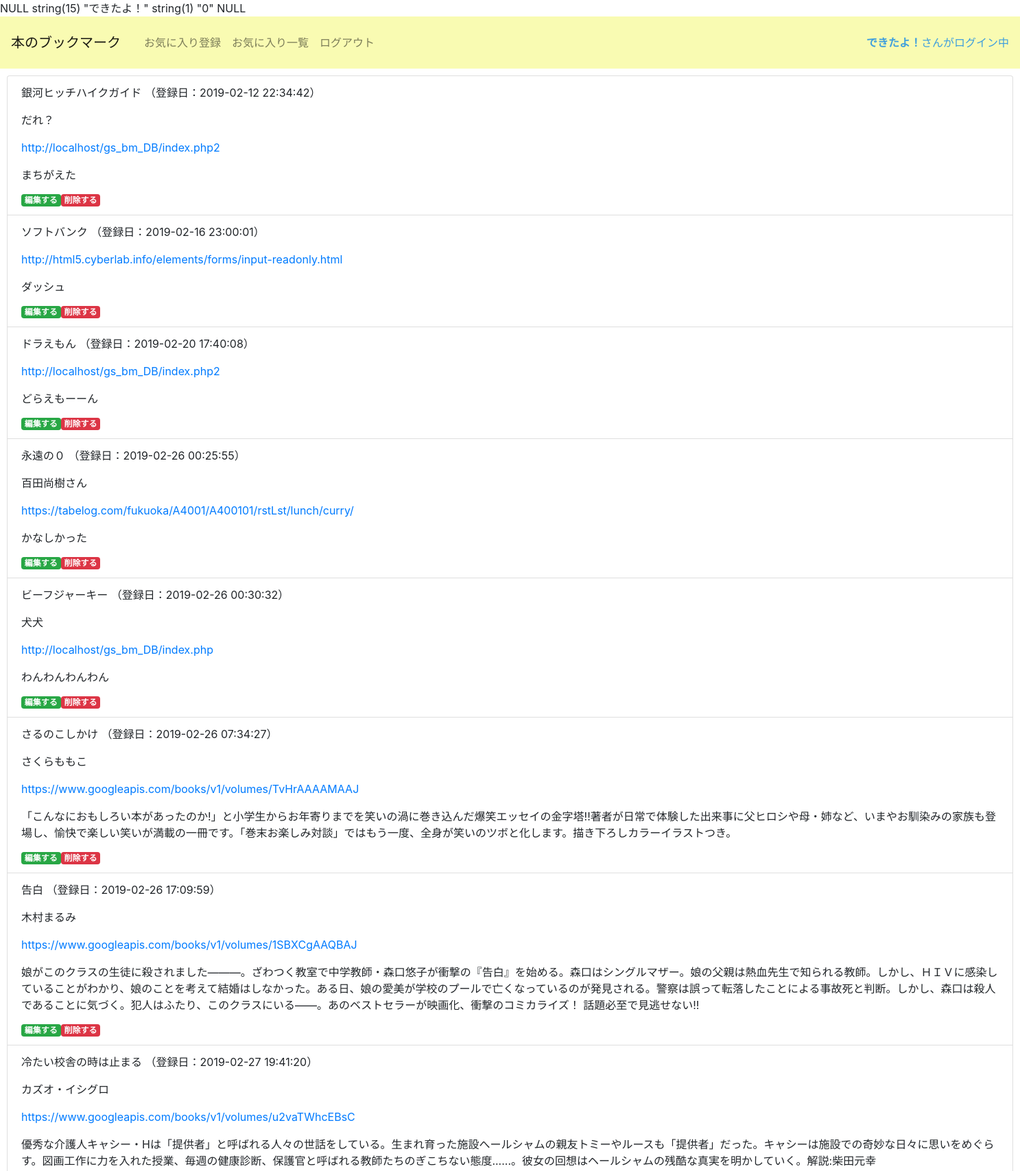
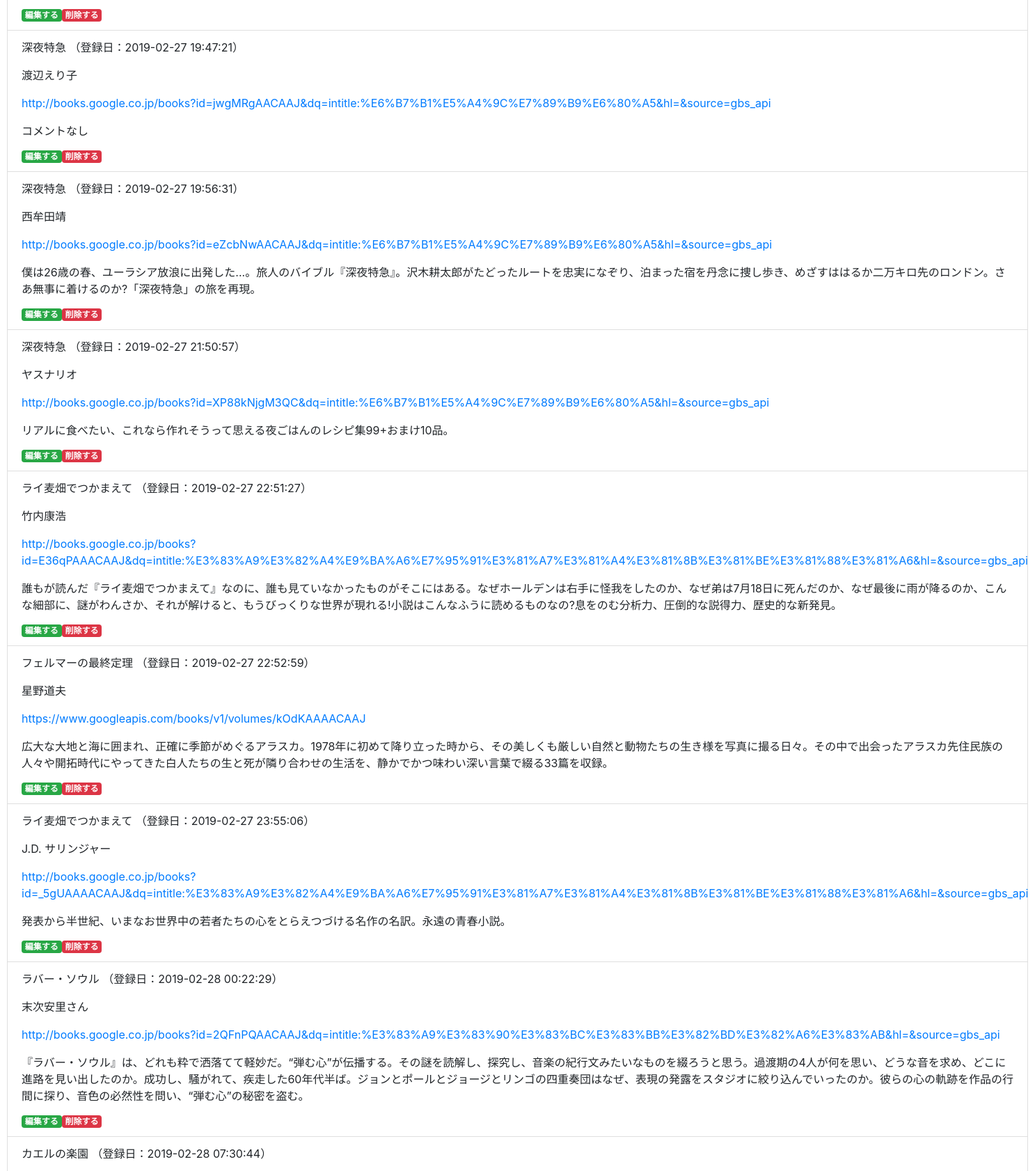
Page /select.php (signed in, upper part) on the committed database (2 pictures, top to bottom).
### tables this page shows
CREATE TABLE `gs_bm_table` (
  `id` int(12) NOT NULL,
  `title` varchar(64) NOT NULL,
  `author` varchar(128) NOT NULL,
  `url` text NOT NULL,
  `comment` text,
  `indate` datetime NOT NULL
);

### select.php (the view, shortened to what this page needs)
<?php
include('functions.php');
$menu = menu();
$menuLogin = menuLogin();
if($_SESSION['kanri_flg']==1){
    $menuSwitch = $menu.$menuLogin.'<li class="nav-item"><a class="nav-link" href="bm_logout.php">ログアウト</a></li>';
}else{
    $menuSwitch = $menu.'<li class="nav-item"><a class="nav-link" href="bm_logout.php">ログアウト</a></li>';
};
$pdo = db_conn();
var_dump($_SESSION['indate']);
var_dump($_SESSION['name']);
var_dump($_SESSION['kanri_flg']);
var_dump($_SESSION['lid']);
$_name = $_SESSION['name'];
$sql = ' SELECT * FROM gs_bm_table';
$stmt = $pdo->prepare($sql);
$status = $stmt->execute();
$view='';
if ($status==false) {
    $error = $stmt->errorInfo();
    exit('sqlError:'.$error[2]);
} else {
    while ($result = $stmt->fetch(PDO::FETCH_ASSOC)) {
        $view .= '<li class="list-group-item">';
        $view .= '<p>'.$result['title'].' （登録日：'.$result['indate'].'）</p>';
        $view .= '<p>'.$result['author'].'</p>';
        $view .= '<p><a href="'.$result['url'].'">'.$result['url'].'</a></p>';
        $view .= '<p>'.$result['comment'].'</p>';
        $view .= '<a href="detail.php?id='.$result['id'].'" class="badge badge-success">編集する</a>';
        $view .= '<a href="delete.php?id='.$result['id'].'" class="badge badge-danger">削除する</a>';
        $view .= '</li>';
    }
}
?>
<!DOCTYPE html>
<html lang="ja">
<head>
    <link rel="stylesheet" href="https://stackpath.bootstrapcdn.com/bootstrap/4.2.1/css/bootstrap.min.css">
    <link rel="stylesheet" href="css/style.css">
</head>
<body>
    <header>
        <nav class="navbar navbar-expand-lg navbar-light bg-light bg_yellow">
            <a class="navbar-brand" href="#">本のブックマーク</a>
            <div class="collapse navbar-collapse" id="navbarNav">
                <ul class="navbar-nav">
                    <?=$menuSwitch?>
                </ul>
            </div>
            <p class="lginStatus"><span><?=$_name?></span>さんがログイン中</p>
        </nav>
    </header>
    <div>
        <ul class="list-group">
            <?=$view?>
        </ul>
    </div>
</body>
</html>

### css/style.css (style rules this page uses)
div { padding: 10px; font-size: 16px; }
header nav.bg_yellow { background-color: #F9FBB2 !important; }
p.lginStatus { color: rgb(62, 158, 221); margin: auto; }
span { font-weight: bold; }

### rows in the picture
gs_bm_table: title "銀河ヒッチハイクガイド", indate "2019-02-12 22:34:42", author "だれ？", url "http://localhost/gs_bm_DB/index.php2", comment "まちがえた"
gs_bm_table: title "ソフトバンク", indate "2019-02-16 23:00:01", url "http://html5.cyberlab.info/elements/forms/input-readonly.html", comment "ダッシュ"
gs_bm_table: title "ドラえもん", indate "2019-02-20 17:40:08", url "http://localhost/gs_bm_DB/index.php2", comment "どらえもーーん"
gs_bm_table: title "永遠の０", indate "2019-02-26 00:25:55", author "百田尚樹さん", url "https://tabelog.com/fukuoka/A4001/A400101/rstLst/lunch/curry/", comment "かなしかった"
gs_bm_table: title "ビーフジャーキー", indate "2019-02-26 00:30:32", author "犬犬", url "http://localhost/gs_bm_DB/index.php", comment "わんわんわんわん"
gs_bm_table: title "さるのこしかけ", indate "2019-02-26 07:34:27", author "さくらももこ", url "https://www.googleapis.com/books/v1/volumes/TvHrAAAAMAAJ", comment "「こんなにおもしろい本があったのか!」と小学生からお年寄りまでを笑いの渦に巻き込んだ爆笑エッセイの金字塔!!著者が日常で体験した出来事に父ヒロシや母・姉など、いまやお馴染みの家族も登場し、愉快で楽しい笑いが満載の一冊です。「巻末お楽しみ対談」ではもう一度、全身が笑いのツボと化します。描き下ろしカラーイラストつき。"
gs_bm_table: title "告白", indate "2019-02-26 17:09:59", author "木村まるみ", url "https://www.googleapis.com/books/v1/volumes/1SBXCgAAQBAJ", comment "娘がこのクラスの生徒に殺されました———。ざわつく教室で中学教師・森口悠子が衝撃の『告白』を始める。森口はシングルマザー。娘の父親は熱血先生で知られる教師。しかし、ＨＩＶに感染していることがわかり、娘のことを考えて結婚はしなかった。ある日、娘の愛美が学校のプールで亡くなっているのが発見される。警察は誤って転落したことによる事故死と判断。しかし、森口は殺人であることに気づく。犯人はふたり、このクラスにいる——。あのベストセラーが映画化、衝撃のコミカライズ！ 話題必至で見逃せない!!"
gs_bm_table: title "冷たい校舎の時は止まる", indate "2019-02-27 19:41:20", author "カズオ・イシグロ", url "https://www.googleapis.com/books/v1/volumes/u2vaTWhcEBsC", comment "優秀な介護人キャシー・Hは「提供者」と呼ばれる人々の世話をしている。生まれ育った施設へールシャムの親友トミーやルースも「提供者」だった。キャシーは施設での奇妙な日々に思いをめぐらす。図画工作に力を入れた授業、毎週の健康診断、保護官と呼ばれる教師たちのぎこちない態度......。彼女の回想はヘールシャムの残酷な真実を明かしていく。解説:柴田元幸"
gs_bm_table: title "深夜特急", indate "2019-02-27 19:47:21", author "渡辺えり子", url "http://books.google.co.jp/books?id=jwgMRgAACAAJ&dq=intitle:%E6%B7%B1%E5%A4%9C%E7%89%B9%E6%80%A5&hl=&source=gbs_api", comment "コメントなし"
gs_bm_table: title "深夜特急", indate "2019-02-27 19:56:31", author "西牟田靖", url "http://books.google.co.jp/books?id=eZcbNwAACAAJ&dq=intitle:%E6%B7%B1%E5%A4%9C%E7%89%B9%E6%80%A5&hl=&source=gbs_api", comment "僕は26歳の春、ユーラシア放浪に出発した...。旅人のバイブル『深夜特急』。沢木耕太郎がたどったルートを忠実になぞり、泊まった宿を丹念に捜し歩き、めざすははるか二万キロ先のロンドン。さあ無事に着けるのか?「深夜特急」の旅を再現。"
gs_bm_table: title "深夜特急", indate "2019-02-27 21:50:57", author "ヤスナリオ", url "http://books.google.co.jp/books?id=XP88kNjgM3QC&dq=intitle:%E6%B7%B1%E5%A4%9C%E7%89%B9%E6%80%A5&hl=&source=gbs_api", comment "リアルに食べたい、これなら作れそうって思える夜ごはんのレシピ集99+おまけ10品。"
gs_bm_table: title "ライ麦畑でつかまえて", indate "2019-02-27 22:51:27", author "竹内康浩", url "http://books.google.co.jp/books?id=E36qPAAACAAJ&dq=intitle:%E3%83%A9%E3%82%A4%E9%BA%A6%E7%95%91%E3%81%A7%E3%81%A4%E3%81%8B%E3%81%BE%E3%81%88%E3%81%A6&hl=&source=gbs_api", comment "誰もが読んだ『ライ麦畑でつかまえて』なのに、誰も見ていなかったものがそこにはある。なぜホールデンは右手に怪我をしたのか、なぜ弟は7月18日に死んだのか、なぜ最後に雨が降るのか、こんな細部に、謎がわんさか、それが解けると、もうびっくりな世界が現れる!小説はこんなふうに読めるものなの?息をのむ分析力、圧倒的な説得力、歴史的な新発見。"
gs_bm_table: title "フェルマーの最終定理", indate "2019-02-27 22:52:59", author "星野道夫", url "https://www.googleapis.com/books/v1/volumes/kOdKAAAACAAJ", comment "広大な大地と海に囲まれ、正確に季節がめぐるアラスカ。1978年に初めて降り立った時から、その美しくも厳しい自然と動物たちの生き様を写真に撮る日々。その中で出会ったアラスカ先住民族の人々や開拓時代にやってきた白人たちの生と死が隣り合わせの生活を、静かでかつ味わい深い言葉で綴る33篇を収録。"
gs_bm_table: title "ライ麦畑でつかまえて", indate "2019-02-27 23:55:06", author "J.D. サリンジャー", url "http://books.google.co.jp/books?id=_5gUAAAACAAJ&dq=intitle:%E3%83%A9%E3%82%A4%E9%BA%A6%E7%95%91%E3%81%A7%E3%81%A4%E3%81%8B%E3%81%BE%E3%81%88%E3%81%A6&hl=&source=gbs_api", comment "発表から半世紀、いまなお世界中の若者たちの心をとらえつづける名作の名訳。永遠の青春小説。"
gs_bm_table: title "ラバー・ソウル", indate "2019-02-28 00:22:29", author "末次安里さん", url "http://books.google.co.jp/books?id=2QFnPQAACAAJ&dq=intitle:%E3%83%A9%E3%83%90%E3%83%BC%E3%83%BB%E3%82%BD%E3%82%A6%E3%83%AB&hl=&source=gbs_api", comment "『ラバー・ソウル』は、どれも粋で洒落てて軽妙だ。“弾む心”が伝播する。その謎を読解し、探究し、音楽の紀行文みたいなものを綴ろうと思う。過渡期の4人が何を思い、どうな音を求め、どこに進路を見い出したのか。成功し、騒がれて、疾走した60年代半ば。ジョンとポールとジョージとリンゴの四重奏団はなぜ、表現の発露をスタジオに絞り込んでいったのか。彼らの心の軌跡を作品の行間に探り、音色の必然性を問い、“弾む心”の秘密を盗む。"
gs_bm_table: title "カエルの楽園", indate "2019-02-28 07:30:44"

### other values in the picture
$_name "できたよ！"
